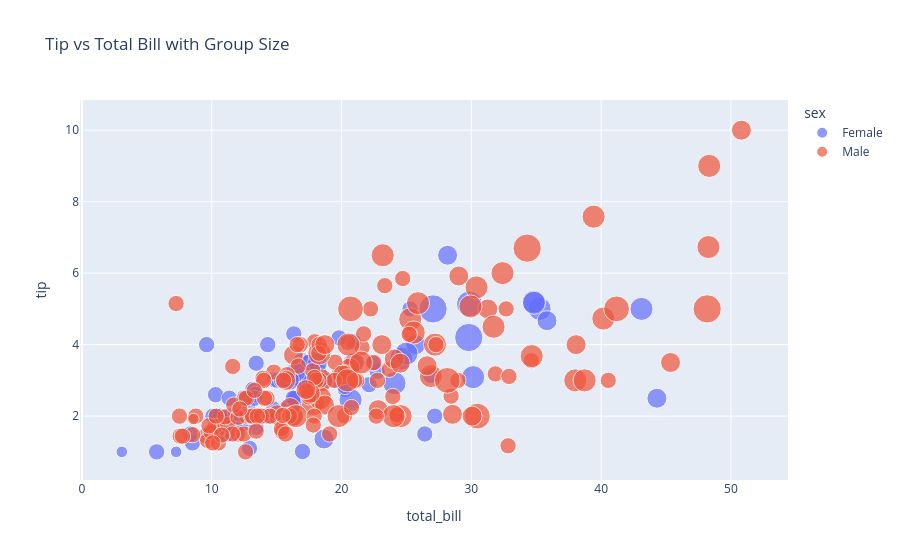

Source (notebook cell):
### Code cell
fig = px.scatter(tips, x='total_bill', y='tip', color='sex', size='size', hover_data=['day'], title='Tip vs Total Bill with Group Size')
fig.show()

### Figure 1 — Plotly figure (JSON) as saved in the notebook; plotly's stock layout.template omitted (floating-point values rounded to 4 significant figures; data arrays with more than 128 entries replaced by an {"elided": "..."} marker saying what was removed)
{"data": [{"customdata": [["Sun"], ["Sun"], ["Sun"], ["Sun"], ["Sun"], ["Sun"], ["Sat"], ["Sat"], ["Sat"], ["Sat"], ["Sat"], ["Sat"], ["Sun"], ["Sun"], ["Sat"], ["Sat"], ["Sat"], ["Sat"], ["Sat"], ["Sat"], ["Sat"], ["Thur"], ["Thur"], ["Fri"], ["Fri"], ["Fri"], ["Fri"], ["Fri"], ["Sat"], ["Sat"], ["Sat"], ["Sat"], ["Sat"], ["Sun"], ["Sun"], ["Thur"], ["Thur"], ["Thur"], ["Thur"], ["Thur"], ["Thur"], ["Thur"], ["Thur"], ["Thur"], ["Thur"], ["Thur"], ["Thur"], ["Thur"], ["Thur"], ["Thur"], ["Thur"], ["Thur"], ["Thur"], ["Thur"], ["Thur"], ["Thur"], ["Thur"], ["Sun"], ["Sun"], ["Sun"], ["Sun"], ["Sun"], ["Sat"], ["Sat"], ["Sun"], ["Sun"], ["Sun"], ["Thur"], ["Thur"], ["Thur"], ["Thur"], ["Thur"], ["Thur"], ["Thur"], ["Sat"], ["Sat"], ["Sat"], ["Sat"], ["Sat"], ["Fri"], ["Fri"], ["Fri"], ["Fri"], ["Sat"], ["Sat"], ["Sat"], ["Thur"]], "hovertemplate": "sex=Female<br>total_bill=%{x}<br>tip=%{y}<br>size=%{marker.size}<br>day=%{customdata[0]}<extra></extra>", "legendgroup": "Female", "marker": {"color": "#636efa", "size": [2, 4, 4, 2, 3, 3, 2, 2, 2, 2, 4, 3, 2, 4, 2, 2, 1, 3, 2, 2, 2, 1, 4, 2, 2, 2, 2, 2, 3, 2, 2, 2, 1, 3, 2, 2, 2, 4, 2, 2, 6, 2, 2, 2, 2, 2, 2, 2, 2, 2, 2, 2, 6, 2, 2, 3, 2, 5, 4, 2, 3, 2, 2, 2, 2, 3, 3, 2, 4, 2, 2, 2, 2, 3, 2, 2, 3, 2, 4, 2, 3, 2, 2, 2, 3, 2, 2], "sizemode": "area", "sizeref": 0.015, "symbol": "circle"}, "mode": "markers", "name": "Female", "orientation": "v", "showlegend": true, "type": "scatter", "x": [16.99, 24.59, 35.26, 14.83, 10.33, 16.97, 20.29, 15.77, 19.65, 15.06, 20.69, 16.93, 10.29, 34.81, 26.41, 16.45, 3.07, 17.07, 26.86, 25.28, 14.73, 10.07, 34.83, 5.75, 16.32, 22.75, 11.35, 15.38, 44.3, 22.42, 20.92, 14.31, 7.25, 25.71, 17.31, 10.65, 12.43, 24.08, 13.42, 12.48, 29.8, 14.52, 11.38, 20.27, 11.17, 12.26, 18.26, 8.51, 10.33, 14.15, 13.16, 17.47, 27.05, 16.43, 8.35, 18.64, 11.87, 29.85, 25, 13.39, 16.21, 17.51, 10.59, 10.63, 9.6, 20.9, 18.15, 19.81, 43.11, 13, 12.74, 13, 16.4, 16.47, 12.76, 13.27, 28.17, 12.9, 30.14, 13.42, 15.98, 16.27, 10.09, 22.12, 35.83, 27.18, 18.78], "xaxis": "x", "y": [1.01, 3.61, 5, 3.02, 1.67, 3.5, 2.75, 2.23, 3, 3, 2.45, 3.07, 2.6, 5.2, 1.5, 2.47, 1, 3, 3.14, 5, 2.2, 1.83, 5.17, 1, 4.3, 3.25, 2.5, 3, 2.5, 3.48, 4.08, 4, 1, 4, 3.5, 1.5, 1.8, 2.92, 1.68, 2.52, 4.2, 2, 2, 2.83, 1.5, 2, 3.25, 1.25, 2, 2, 2.75, 3.5, 5, 2.3, 1.5, 1.36, 1.63, 5.14, 3.75, 2.61, 2, 3, 1.61, 2, 4, 3.5, 3.5, 4.19, 5, 2, 2.01, 2, 2.5, 3.23, 2.23, 2.5, 6.5, 1.1, 3.09, 3.48, 3, 2.5, 2, 2.88, 4.67, 2, 3], "yaxis": "y"}, {"customdata": {"elided": "157x1 str values"}, "hovertemplate": "sex=Male<br>total_bill=%{x}<br>tip=%{y}<br>size=%{marker.size}<br>day=%{customdata[0]}<extra></extra>", "legendgroup": "Male", "marker": {"color": "#EF553B", "size": {"elided": "157 int values"}, "sizemode": "area", "sizeref": 0.015, "symbol": "circle"}, "mode": "markers", "name": "Male", "orientation": "v", "showlegend": true, "type": "scatter", "x": {"elided": "157 float values"}, "xaxis": "x", "y": {"elided": "157 float values"}, "yaxis": "y"}], "layout": {"legend": {"itemsizing": "constant", "title": {"text": "sex"}, "tracegroupgap": 0}, "title": {"text": "Tip vs Total Bill with Group Size"}, "xaxis": {"anchor": "y", "domain": [0, 1], "title": {"text": "total_bill"}}, "yaxis": {"anchor": "x", "domain": [0, 1], "title": {"text": "tip"}}}}
